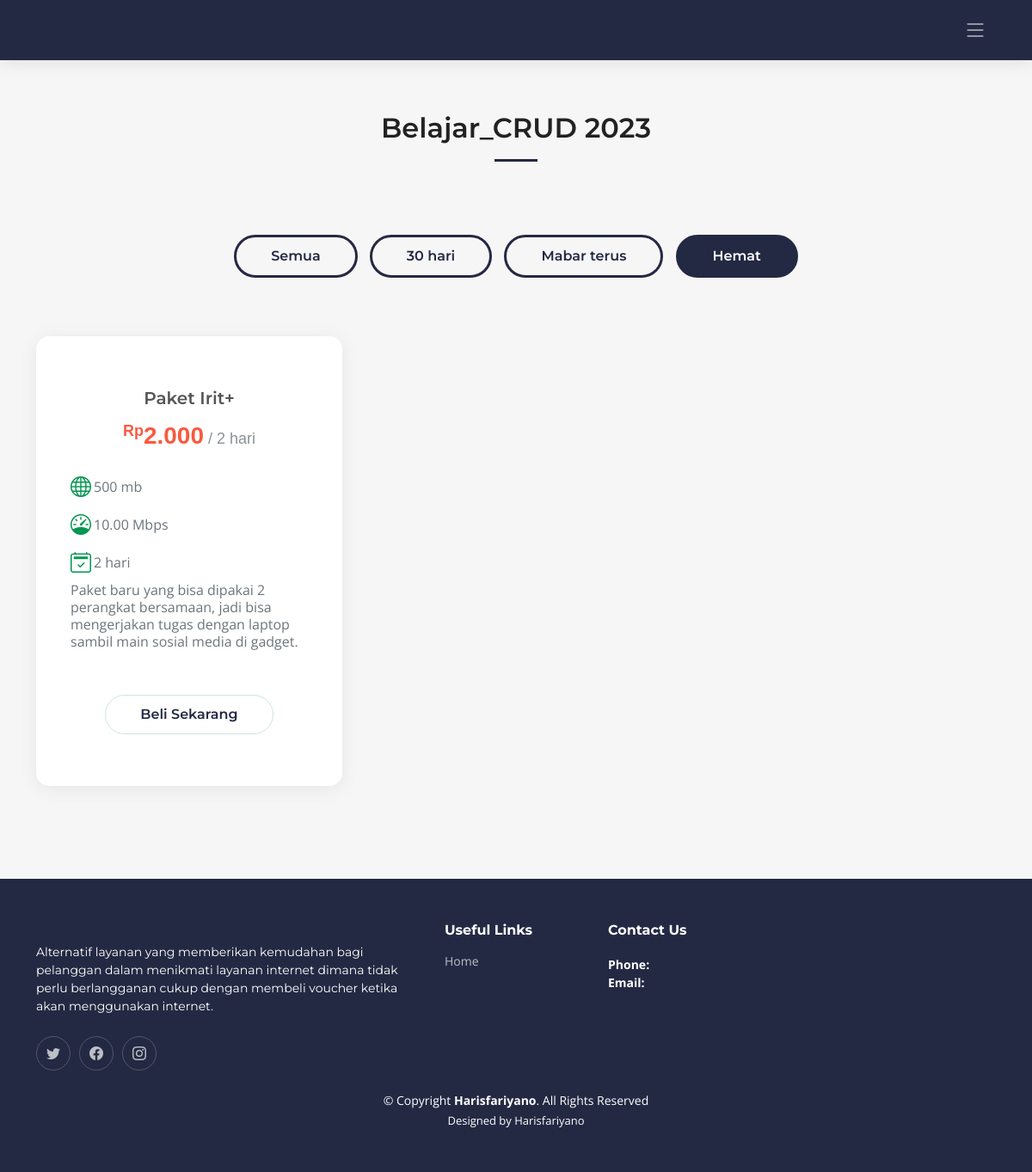
The app's page /index.php?filter=Paket3 with its own data.
### tables this page shows
CREATE TABLE `paket_internet` (
  `id` int(20) NOT NULL,
  `nama_paket` varchar(255) NOT NULL,
  `harga` decimal(10,3) NOT NULL,
  `masa_aktiv` varchar(11) NOT NULL,
  `kuota` varchar(11) NOT NULL,
  `kecepatan` decimal(5,2) NOT NULL,
  `deskripsi` text DEFAULT NULL
);

### backend/produk.php (called while the page is built, shortened)
<?php
require_once("config/config.php");
if (isset($_GET['filter'])) {
    $filter = $_GET['filter'];
    if ($filter === "Paket1") {
        $sql = "SELECT * FROM paket_internet WHERE masa_aktiv = '30 hari'";
    } elseif ($filter === "Paket2") {
        $sql = "SELECT * FROM paket_internet WHERE kecepatan >= 10.00";
    } elseif ($filter === "Paket3") {
        $sql = "SELECT * FROM paket_internet WHERE harga <= 5.000";
    } else {
        $sql = "SELECT * FROM paket_internet";
    }
} else {
    $sql = "SELECT * FROM paket_internet";
}
$result = $conn->query($sql);
?>

### index.php (the view, shortened to what this page needs)
<?php
include('header.php');
include("backend/produk.php");
?>
<section id="pricing" class="pricing sections-bg">
  <div class="container" data-aos="fade-up">
    <div class="section-header">
      <h2>Belajar_CRUD 2023</h2>
    </div>
    <div class="text-center" id="filter">
      <a class="filter-btn" href="index.php?filter=semua" data-filter="semua">Semua</a>
      <a class="filter-btn" href="index.php?filter=Paket1" data-filter="Paket1">30 hari</a>
      <a class="filter-btn" href="index.php?filter=Paket2" data-filter="Paket2">Mabar terus</a>
      <a class="filter-btn" href="index.php?filter=Paket3" data-filter="Paket3">Hemat</a>
    </div>
    <div class="row g-4 py-lg-5" data-aos="zoom-out" data-aos-delay="100">
      <?php
      if ($result->num_rows > 0) {
          while($row = $result->fetch_assoc()) {
              $namaPaket = $row["nama_paket"];
              $harga = $row["harga"];
              $masaktiv = $row["masa_aktiv"];
              $kuota = $row["kuota"];
              $kecepatan = $row["kecepatan"];
              $deskripsi = $row["deskripsi"];
              ?>
              <div class="col-lg-4">
                <div class="pricing-item">
                  <h3><?php echo $namaPaket; ?></h3>
                  <h4><sup>Rp</sup><?php echo $harga; ?><span> / <?php echo $masaktiv; ?></span></h4>
                  <ul>
                    <li><i class="bi bi-globe"></i> <?php echo $kuota; ?></li>
                    <li><i class="bi bi-speedometer"></i> <?php echo $kecepatan; ?> Mbps</li>
                    <li><i class="bi bi-calendar2-check"></i> <span> <?php echo $masaktiv; ?></li>
                    <p><?php echo $deskripsi; ?></p>
                  </ul>
                  <div class="text-center"><a href="#" class="buy-btn">Beli Sekarang</a></div>
                </div>
              </div>
          <?php
          }
      } else {
          echo "Tidak ada data paket internet.";
      }
      ?>
    </div>
  </div>
</section>
<?php
include('footer.php');
?>

### assets/css/main.css (style rules this page uses)
:root { --font-default: "Open Sans", system-ui, -apple-system, "Segoe UI", Roboto, "Helvetica Neue", Arial, "Noto Sans", "Liberation Sans", sans-serif, "Apple Color Emoji", "Segoe UI Emoji", "Segoe UI Symbol", "Noto Color Emoji"; --font-primary: "Montserrat", sans-serif; --font-secondary: "Poppins", sans-serif; }
:root { --color-default: #222222; --color-primary: #242943; --color-secondary: #f85a40; }
:root { scroll-behavior: smooth; }
body { font-family: var(--font-default); color: var(--color-default); }
a { color: var(--color-primary); text-decoration: none; }
h1, h2, h3, h4, h5, h6 { font-family: var(--font-primary); }
section { padding: 60px 0; overflow: hidden; }
.sections-bg { background-color: #f6f6f6; }
.section-header { text-align: center; padding-bottom: 60px; }
.section-header h2 { font-size: 32px; font-weight: 600; margin-bottom: 20px; padding-bottom: 20px; position: relative; }
.section-header h2:after { content: ""; position: absolute; display: block; width: 50px; height: 3px; background: var(--color-primary); left: 0; right: 0; bottom: 0; margin: auto; }
.sticked-header-offset { margin-top: 70px; }
section { scroll-margin-top: 70px; }
.pricing .pricing-item { padding: 60px 40px; box-shadow: 0 3px 20px -2px rgba(108, 117, 125, 0.15); background: #fff; height: 100%; position: relative; border-radius: 15px; }
.pricing h3 { font-weight: 600; margin-bottom: 15px; font-size: 20px; color: #555555; text-align: center; }
.pricing h4 { font-size: 28px; color: var(--color-secondary); font-weight: 700; font-family: var(--font-secondary); margin-bottom: 0; text-align: center; }
.pricing h4 sup { font-size: 18px; }
.pricing h4 span { color: rgba(108, 117, 125, 0.8); font-size: 18px; font-weight: 400; }
.pricing ul { padding: 20px 0; list-style: none; color: #6c757d; text-align: left; line-height: 20px; }
.pricing ul li { padding: 10px 0; display: flex; align-items: center; }
.pricing ul i { color: #059652; font-size: 24px; padding-right: 3px; }
.pricing .buy-btn { display: inline-block; padding: 10px 40px; border-radius: 50px; color: var(--color-primary); border: 1px solid rgba(0, 131, 116, 0.2); transition: none; font-size: 16px; font-weight: 600; font-family: var(--font-primary); transition: 0.3s; }
.filter-btn { display: inline-block; padding: 10px 40px; border-radius: 100px; color: var(--color-primary); border: 3px solid var(--color-primary); transition: none; font-size: 16px; font-weight: 600; font-family: var(--font-primary); transition: 0.3s; margin: 5px; margin-bottom: 20px; }
.active { background: var(--color-primary); color: #fff; }

### records on screen
paket_internet: nama_paket "Paket Irit+", harga "2.000", masa_aktiv "2 hari", kuota "500 mb", kecepatan "10.00", deskripsi "Paket baru yang bisa dipakai 2 perangkat bersamaan, jadi bisa mengerjakan tugas dengan laptop sambil main sosial media di gadget."
